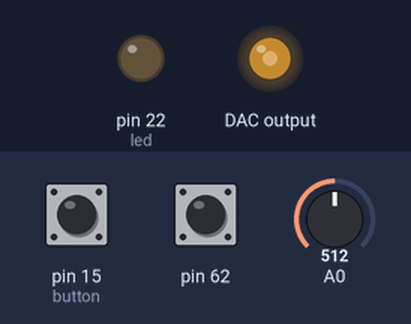
Bench run of a program on a simulated Arduino Mega 2560, built with avr-gcc and run on an emulated ATmega2560. Parts: output pins drawn as LEDs (lit = HIGH). Wiring (inferred from the names in the program): MCP4725 DAC at I2C address 0x60. Inputs (shaded band) come from the test bench; at power-on: pin 15 (button) HIGH, A0 = 512, pin 62 HIGH.

Above: at 0.8 s.
0.9 s: pin 15 (button) pulled LOW for 0.15 s
At 0.98 s:
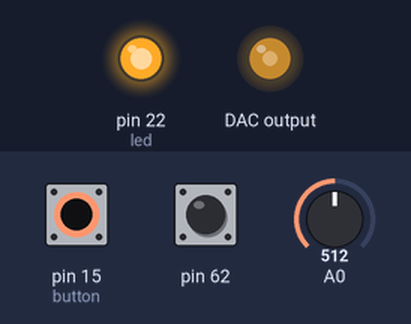
2.5 s: pin 15 (button) pulled LOW for 3.2 s
At 7.0 s:
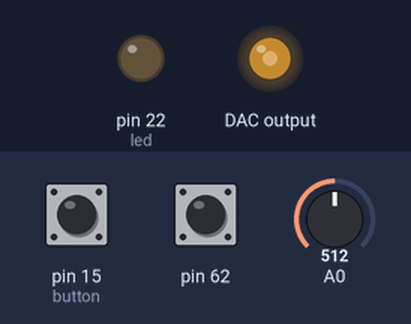
Timing chart, 0 to 8.5 s (numbered marks = the images above; inputs shaded):
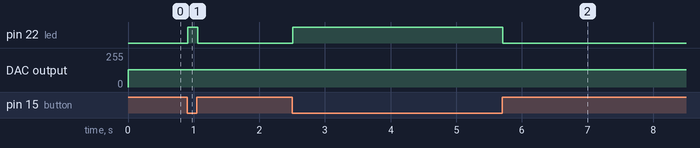

Measured:
- after the input at 0.9 s, pin 22 (led): LOW → HIGH at once, → LOW 0.15 s later
- after the input at 2.5 s, pin 22 (led): LOW → HIGH at once, → LOW 3.2 s later

The program:

main.cpp
```cpp
#include <avr/io.h>
#include <avr/interrupt.h>

#include <timer.h>
#include <adc.h>
#include <dac.h>
#include <i2c.h>
#include <usart.h>
#include <switch.h>
#include <led.h>

#define BUFFER_SIZE 64 //Sets max samples in buffer
#define START_LEVEL 10 //Sets the min amount of samples in buffer to begin writing to DAC
#define BUFFER_MASK (BUFFER_SIZE - 1) //Used for calulating the amount of samples in buffer

typedef enum button_debounce_state { //For switch debouncing
  wait_press,
  debounce_press,
  wait_release,
  debounce_release
} DebounceState;

typedef enum RX_TX_state { //Comm is half duplex with push-to-talk transmission
  rx,
  tx,
} CommState;

volatile uint8_t sample_buffer[BUFFER_SIZE];
volatile uint8_t last_sample;
volatile uint8_t head_index;
volatile uint8_t tail_index;

volatile DebounceState curr_button_state = wait_press;
volatile DebounceState curr_mute_button_state = wait_press;
volatile CommState rx_tx_state = rx;

volatile bool write_to_dac_flag = 0;
volatile bool sample_ready = 0;
volatile bool ready_to_playback = 0;
volatile bool muted_flag = 0;

uint8_t pop_from_buffer() { //Pop from ring buffer
  if(head_index == tail_index) { //This implies buffer is empty
      return 128; //Silence
  }

  uint8_t data = sample_buffer[head_index];

  head_index = (head_index + 1) % BUFFER_SIZE; //Mod BUFFER_SIZE as this is a ring buffer and must be able to loop
  return data;
}

int append_to_buffer(uint8_t data) {
  int new_tail = (tail_index + 1) % BUFFER_SIZE; //Ring buffer so mod BUFFER_SIZE

  if(new_tail == head_index) { //Implies an overflow so dont append anything
    return 1; //Overflow
  }

  sample_buffer[tail_index] = data; //Append data
  tail_index = new_tail; //Set new tail
  return 0;
}

uint8_t get_buffer_size() {
  return (tail_index - head_index) & BUFFER_MASK; //Mask effectivley loops the diffrence mod BUFFER_SIZE
}

int main() {

  //Module intilization
  initTimer1();
  initTimer0();
  initADC();
  initI2C();
  initUSART();
  initSwitchPJ0();
  initSwitchPK0();
  initLEDPA0();

  led_off(); //Initialize LED to off

  sei();

  //Main Loop
  while(1) {

    uint8_t buffer_size = get_buffer_size();

    if(buffer_size > START_LEVEL) { //Ensuring a min of START_LEVEL samples in buffer before writing
      ready_to_playback = 1;
    }

    if(buffer_size == 0) { //If no samples left then stop writing and continue refilling
      ready_to_playback = 0;
    }

    if(sample_ready) { //Sample ready set in ADC ISR
      if(rx_tx_state == tx) { //Make sure we are in transmitting state
        usart_send_byte(last_sample); //Send sample to radio module
      }
      sample_ready = 0; //Reset flag
    }

    if(write_to_dac_flag) { //Check if we are ready to write to DAC
      if (rx_tx_state == rx) { //Make sure we are recieving
        if (!ready_to_playback) { //If buffer is not full enough just write silence
          write_to_DAC(128); // silence while filling
        }
        else {
          uint8_t data = pop_from_buffer(); //Pop a sample from buffer
          if(!muted_flag) { //Set by mute button
            write_to_DAC(data); //Write data if not muteed
          }
          else {
            write_to_DAC(128); //Write silence if muted
          }
        }

      }
      else {
        ready_to_playback = 0;
        write_to_DAC(128);
      }
      write_to_dac_flag = 0;
    }

    //Debounce state machine and RX_TX logic
    if(curr_button_state == debounce_press) {
      delayUs(10000);
      if (!(PINJ & (1 << PINJ0))) { //
        rx_tx_state = tx;
        led_on(); //Turn on transmit LED
        curr_button_state = wait_release;
      }
      else {
        curr_button_state = wait_press;
      }
    }
    else if(curr_button_state == debounce_release) {
      delayUs(10000); //Debounce delay
      if((PINJ & (1 << PINJ0))) { //Making sure the button was lifted
        rx_tx_state = rx;
        led_off(); //Turn off transmit LED
        curr_button_state = wait_press;
      }
      else {
        curr_button_state = wait_release;
      }
    }

    //Debounce state machine for mute button
    if(curr_mute_button_state == debounce_press) {
      delayUs(10000);
      curr_mute_button_state = wait_release;
    }
    else if(curr_mute_button_state == debounce_release) {
      delayUs(10000);
      muted_flag = !muted_flag;
      curr_mute_button_state = wait_press;
    }

  }

  return 0;
}

//ADC ISR triggered when sample ready
ISR(ADC_vect) {
  last_sample = ADCH; //Load value from ADC
  sample_ready = 1; //Sample flag
}

//ISR for ADC timer, just used to reset flag and set a flag that indicates ready to write to DAC
ISR(TIMER1_COMPB_vect) {
  write_to_dac_flag = 1;
}

//Push-to-talk ISR
ISR(PCINT1_vect) {
  //Debouncing logic
  if(curr_button_state == wait_press) {
    curr_button_state = debounce_press;
  }
  else if(curr_button_state == wait_release) {
    curr_button_state = debounce_release;
  }
}

//Muted button ISR
ISR(PCINT2_vect) {
  //Debounding logic
  if(curr_mute_button_state == wait_press) {
    curr_mute_button_state = debounce_press;
  }
  else if(curr_mute_button_state == wait_release) {
    curr_mute_button_state = debounce_release;
  }
}

ISR(USART1_RX_vect) {
    uint8_t recieve_data = UDR1; //Get data
    if(rx_tx_state == rx) { //Only write signals if we are receiving
        append_to_buffer(recieve_data);
    }
}
```

adc.cpp
```cpp
#include <ADC.h>

void initADC() {

    ADMUX = 0;
    ADCSRA = 0;
    ADCSRB = 0;
    DIDR0 = 0;

    ADMUX |= (1 << REFS0); //Set reference voltage to AVcc keeps MUX = 00000 (A0)
    ADMUX &= ~(1 << REFS1);

    ADMUX &= ~((1 << MUX0) | (1 << MUX1) | (1 << MUX2) |
                (1 << MUX3) | (1 << MUX4));
    ADCSRB &= ~(1 << MUX5); //Select single ended input on A0

    DIDR0 |= (1 << ADC0D); //Set pin A0 to analog input

    ADMUX |= (1 << ADLAR); //Left adjust result

    ADCSRB &= ~(1 << ADTS1);
    ADCSRB |= ((1 << ADTS0) | (1 << ADTS2)); //Trigger sampling on timer one compare match B

    ADCSRA |= (1 << ADPS2) | (1 << ADPS1) | (1 << ADPS0); //Set prescaler to 128

    ADCSRA |= (1 << ADIE); //Enable interupt on ADC

    ADCSRA |= (1 << ADEN) | (1 << ADATE); //Enable ADC
    ADCSRA |= (1 << ADIF); //Clear flag
    ADCSRA |= (1 << ADSC); //Start conversion

}
```

adc.h
```cpp
#ifndef ADC_H
#define ADC_H

#include <avr/io.h>

void initADC();

#endif
```

dac.cpp
```cpp
#include <dac.h>
#include <i2c.h>

#include <Arduino.h>

#define MCP4725_ADDR 0x60

void write_to_DAC(uint8_t sample) {

    uint16_t value12 = ((uint16_t)sample) << 4; //Shift 8 bit sample up to 12 bit

    Start_I2C_Trans(MCP4725_ADDR); //Start transmission by sending the DACS address
    write(value12 >> 8); //Write Top 4 bits
    write(value12 & 0xFF); //Write Bottom 4
    StopI2C_Trans(); //Stop I2C transmission

}
```

dac.h
```cpp
#ifndef DAC_H
#define DAC_H

#include <avr/io.h>

void write_to_DAC(uint8_t sample);

#endif
```

i2c.cpp
```cpp
#include <i2c.h>
#include <Arduino.h>


void initI2C(){
    //Turns on I2C
    PRR0 &= ~(1 << PRTWI);

    TWSR = 0x00;   // prescaler = 1
    TWBR = 12;     // ~400 kHz for 16 MHz CPU

    //Enable I2C
    TWCR = (1 << TWINT) | (1 << TWEN);
}

//The address for the imu is 0x1D
void Start_I2C_Trans(unsigned char SLA){

    uint8_t addressByte = (SLA << 1) & 0xFE;

    TWCR = (1 << TWINT) | (1 << TWEN) | (1 << TWSTA); // reset flag and intiate a start condition


    while (!(TWCR & (1 << TWINT)));  // wait while flag is low


    TWDR = (SLA << 1) & (0xFE); //load i2c address and write bit (0)
    TWCR = (1 << TWINT) | (1 << TWEN);  // clear flag and enable TWI


    while (!(TWCR & (1 << TWINT)));  // wait while flag is low
}

void StopI2C_Trans(){
    TWCR = (1 << TWINT) | (1 << TWEN) | (1 << TWSTO); //send stop condition

    while (TWCR & (1 << TWSTO));  // wait until stop if finished
}

uint8_t write(unsigned char data){
    //Load the data register with data
    TWDR = data;

    TWCR = (1 << TWINT) | (1 << TWEN);  // clear flag and enable TWI

    while(!(TWCR & (1 << TWINT)));  // wait while flag is low

    return TWSR & 0xF8;
}
```

i2c.h
```cpp
#include <avr/io.h>

void initI2C();
void Start_I2C_Trans(unsigned char SLA);
void StopI2C_Trans();
uint8_t write(unsigned char data);
void i2c_write_to(unsigned char SLA, unsigned char address, unsigned char data);
void Read_from(unsigned char SLA, unsigned char MEMADDRESS);
unsigned char Read_data();
```

led.cpp
```cpp
#include <led.h>

//PIN 22
void initLEDPA0() {
    DDRA |= (1 << DDA0); //Set led to output
}

void led_on(){
    PORTA |= (1 << PORTA0); //Set LED logic to one (turns on LED)
}
void led_off(){
    PORTA &=~(1 << PORTA0); //Set LED logic to zero
}
```

led.h
```cpp
#ifndef LED_H
#define LED_H

#include <avr/io.h>


void initLEDPA0();
void led_on();
void led_off();

#endif
```

switch.cpp
```cpp
#include "switch.h"
#include <avr/io.h>

//PIN 15
void initSwitchPJ0(){ //Transmission push button

    //Enables data direction to input and turns pull up resistor
    DDRJ &= ~(1<<DDJ0);
    PORTJ |= (1<<PORTJ0);

    //Enable PCINT9 interupt
    PCMSK1 |= (1 << PCINT9);
    PCICR |= (1 << PCIE1);
}

//PIN A8
void initSwitchPK0(){ //Mute button
    //Enables data direction to input and turns pull up resistor
    DDRK &= ~(1<<DDK0);
    PORTK |= (1<<PORTK0);

    //Enable PCINT9 interupt
    PCMSK2 |= (1 << PCINT16);
    PCICR |= (1 << PCIE2);
}
```

switch.h
```cpp
#ifndef SWITCH_H
#define SWITCH_H

void initSwitchPJ0();
void initSwitchPK0();

#endif
```

timer.cpp
```cpp
#include "timer.h"

/*
Timer 1 is setting the sample rate (currently 4kHz) of the ADC. Auto-Triggering set to Timer1 Output Compare
*/

void initTimer1() {
	//set Timer1 to CTC mode
    TCCR1A &= ~(1<<WGM10);
    TCCR1A &= ~(1<<WGM11);
    TCCR1B |= (1<<WGM12);
    TCCR1B &= ~(1 << WGM13);

    //Prescalar = 8
    TCCR1B &= ~(1<<CS10);
    TCCR1B |= (1<<CS11);
    TCCR1B &= ~(1<<CS12);

    //Reset count
    TCNT1 = 0;

    //Mask ISR
    TIMSK1 |= (1 << OCIE1B);

    //Set frequency to 4.8kHz
    OCR1A = 499;
    OCR1B = 259;

    //OCR1A = 208;
    //OCR1B = 104;
    //Currently set to 16kHz sample rate
    //OCR1A = 124;
    //OCR1B = 62;
}

void initTimer0() {
    //set Timer0 to CTC mode
    TCCR0A &= ~(1<<WGM00);
    TCCR0A |= (1<<WGM01);
    TCCR0B &= ~(1<<WGM02);

    //Prescalar = 8
    TCCR0B &= ~(1<<CS00);
    TCCR0B |= (1<<CS01);
    TCCR0B &= ~(1<<CS02);

    //starting count
    TCNT0 = 0;

    //ending count 2
    OCR0A = 1;


}

void delayUs(unsigned int delay) {
    unsigned int dCnt = 0;

    //starting count 0
    TCNT0 = 0;

    //set compare flag
    TIFR0 |= (1<<OCF0A);

    while(dCnt < delay) {
        if (TIFR0 & (1 << OCF0A)) {
            //1ms elapsed
            dCnt++;
            //clear flag
            TIFR0 |= (1 << OCF0A);
        }
    }
}
```

timer.h
```cpp
#ifndef TIMER_H
#define TIMER_H

#include <avr/io.h>

void initTimer1();
void initTimer0();
void delayUs(unsigned int delay);

#endif
```

usart.cpp
```cpp
#include <usart.h>

void initUSART() {
    UCSR1A |= (1 << U2X1);   // double speed mode
    UBRR1H = 0;
    UBRR1L = 16;             // 115200 baud at 16 MHz with U2X = 1

    //Enable transmit and recieve
    UCSR1B = (1 << RXEN1) | (1 << TXEN1);

    //8 data bits, no parity, 1 stop bit
    UCSR1C = (1 << UCSZ11) | (1 << UCSZ10);

    UCSR1B |= (1 << RXCIE1);   //Enable receive interupt
}

void usart_send_byte(uint8_t data) {
    while (!(UCSR1A & (1 << UDRE1))); //Wait for buffer to empty

    UDR1 = data;
}
```

usart.h
```cpp
#ifndef USART_H
#define USART_H

#include <avr/io.h>

void initUSART();
void usart_send_byte(uint8_t data);

#endif
```
